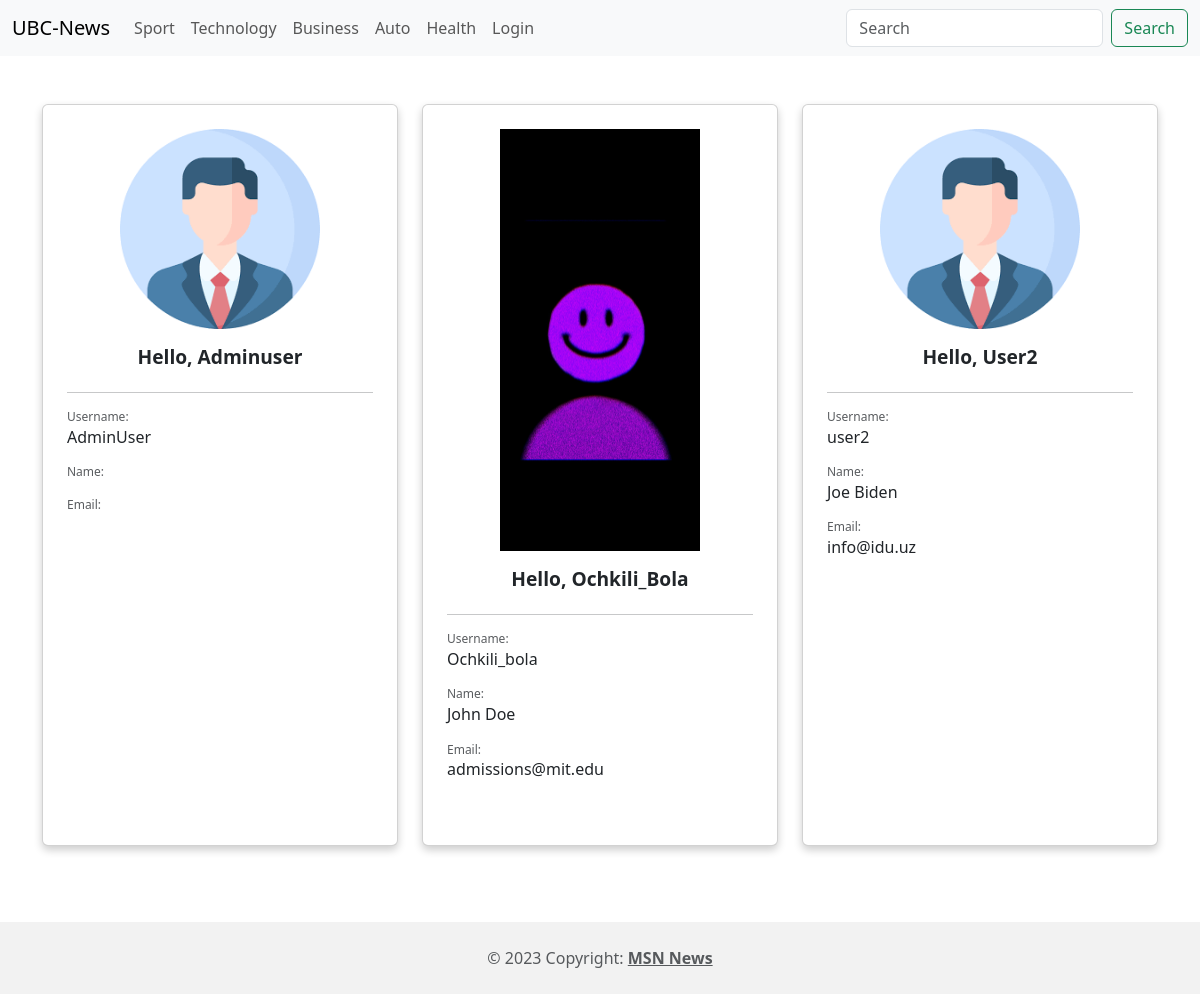
Screenshot of /publishers/ with the database file from the repository.
### news/models.py (models this page shows)
class User(AbstractUser):
    avatar = models.ImageField(upload_to='ubc-user/%Y/%m/%d/', blank=True)
    class Meta(AbstractUser.Meta):
        swappable = 'AUTH_USER_MODEL'

### news/views.py (the view)
# urls.py: path('publishers/', publishers, name='publishers'),
def publishers(request):
    all_publishers = User.objects.all()
    context = {
        'all_publishers': all_publishers,
    }
    return render(request, 'news/publishers.html', context=context)

### news/templates/news/publishers.html (shortened to what this page needs)
{% extends 'news/base.html' %}
{% load static %}
{% block content %}
    {% load crispy_forms_tags %}
    <br><br>
    <div class="container">
        <div class="row">
            {% for user in all_publishers %}
                <div class="col-md-4">
                    <div class="card p-4 mb-4 h-100">
                        {% if user.avatar %}
                            <img src="{{ user.avatar.url }}" alt="Profile Picture" class="img-fluid mb-3 mx-auto"
                                 style="max-width: 200px;">
                        {% else %}
                            <img src="{% static 'news/images/profile.png' %}" alt="Default Profile Picture"
                                 class="img-fluid mb-3 mx-auto" style="max-width: 200px;">
                        {% endif %}
                        <h4 class="card-title font-weight-bold text-center">Hello, {{ user.username|title }}</h4>
                        <hr>
                        <div class="card-text">
                            <p class="text-muted mb-0" style="font-size: 12px">Username:</p>
                            <p>{{ user.username }}</p>
                            <p class="text-muted mb-0" style="font-size: 12px">Name:</p>
                            <p>{{ user.first_name }} {{ user.last_name }}</p>
                            <p class="text-muted mb-0" style="font-size: 12px">Email:</p>
                            <p>{{ user.email }}</p>
                        </div>
                    </div>
                </div>
            {% endfor %}
        </div>
    </div>
{% endblock %}

### news/templates/news/base.html (shortened to what this page needs)
{% load static %}
<!DOCTYPE html>
<html lang="en">
<head>
    <link rel="stylesheet" type="text/css" href="{% static 'news/styles/main.css' %}">
    <link rel="stylesheet" href="https://cdnjs.cloudflare.com/ajax/libs/font-awesome/6.4.0/css/all.min.css">
    <link href="https://cdn.jsdelivr.net/npm/bootstrap@5.3.0-alpha3/dist/css/bootstrap.min.css" rel="stylesheet"
>
</head>
<body>
{% include "news/inc/navbar.html" %}
{% block content %}
{% endblock %}
{% include "news/inc/footer.html" %}
</body>
</html>

### news/templates/news/inc/navbar.html (shortened to what this page needs)
<nav class="navbar navbar-expand-lg bg-body-tertiary sticky-top">
    <div class="container-fluid">
        <a class="navbar-brand" href="{% url 'main' %}">UBC-News</a>
        <div class="collapse navbar-collapse" id="navbarSupportedContent">
            <ul class="navbar-nav me-auto mb-2 mb-lg-0">
                <li class="nav-item">
                    <a class="nav-link" href="{% url 'category' 1 %}">Sport</a>
                </li>
                <li class="nav-item">
                    <a class="nav-link" href="{% url 'category' 2 %}">Technology</a>
                </li>
                <li class="nav-item">
                    <a class="nav-link" href="{% url 'category' 3 %}">Business</a>
                </li>
                <li class="nav-item">
                    <a class="nav-link" href="{% url 'category' 4 %}">Auto</a>
                </li>
                <li class="nav-item">
                    <a class="nav-link" href="{% url 'category' 5 %}">Health</a>
                </li>
                {% if user.is_authenticated %}
                    <li class="nav-item dropdown" style="margin-left: 500px">
                        <a class="nav-link dropdown-toggle" href="#" role="button" data-bs-toggle="dropdown"
                           aria-expanded="false">
                            {{ request.user.username }}
                        </a>
                        <ul class="dropdown-menu">
                            <li><a class="dropdown-item" href="{% url 'add_news' %}">Add news</a></li>
                            <li><a class="dropdown-item" href="{% url 'my_news' %}">My News</a></li>
                            <li><a class="dropdown-item" href="{% url 'profile' user.id %}">Profile</a></li>
                            <li><a class="dropdown-item" href="{% url 'publishers' %}">Publishers</a></li>
                            <li>
                                <hr class="dropdown-divider">
                            </li>
                            <li><a class="dropdown-item" href="{% url 'logout' %}">Logout</a></li>
                        </ul>
                    </li>
                {% else %}
                    <li class="nav-item">
                        <a class="nav-link" href="{% url 'login' %}">Login</a>
                    </li>
                {% endif %}
            </ul>
            <form class="d-flex" role="search">
                <input
                        class="form-control me-2"
                        type="search"
                        placeholder="Search"
                        aria-label="Search"
                        name="search_word"
                />
                <button class="btn btn-outline-success" type="submit">Search</button>
            </form>
        </div>
    </div>
</nav>

### news/templates/news/inc/footer.html
<footer class="text-center text-lg-start bg-light text-muted mt-5 sticky-bottom">
    <div class="text-center p-4" style="background-color: rgba(0, 0, 0, 0.05); bottom: 0;position: fixed; width: 100vw">
        © 2023 Copyright:
        <a class="text-reset fw-bold" href="">MSN News</a>
    </div>
</footer>

### news/static/news/styles/main.css (style rules this page uses)
body { padding-bottom: 100px; }
.card { box-shadow: 0 4px 8px rgba(0, 0, 0, 0.2); transition: 0.3s; margin-bottom: 20px; padding: 10px; }
.card-title { font-size: 1.2rem; font-weight: bold; margin-bottom: 0.5rem; }
.card-text { font-size: 1rem; line-height: 1.4; }

### rows the page displays
User: username "Adminuser", username "AdminUser"
User: avatar (picture), username "Ochkili_Bola", username "Ochkili_bola", first_name "John", last_name "Doe", email "admissions@mit.edu"
User: username "User2", username "user2", first_name "Joe", last_name "Biden", email "info@idu.uz"
